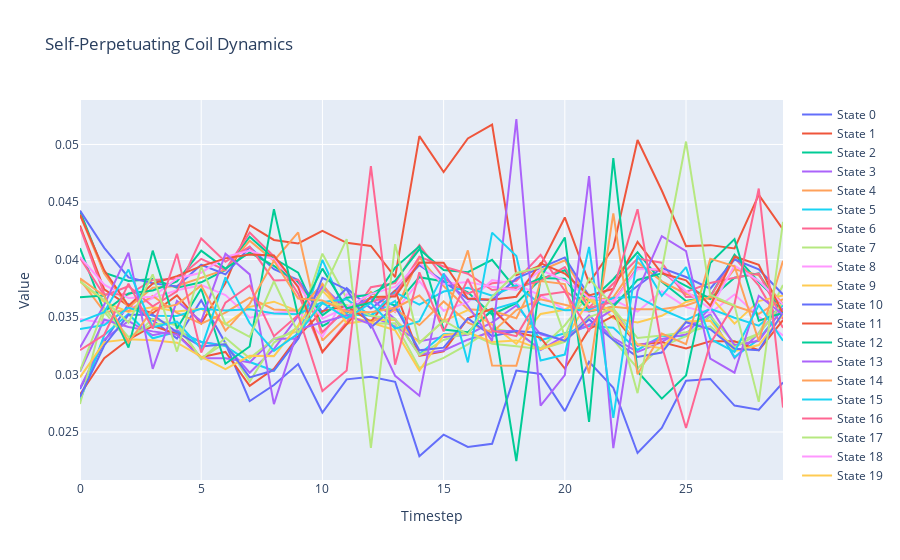

The cell this chart's notebook holds for it:
### Markdown cell above
Because coils are self-perpetuating dynamic systems, we can spin them up and let them run by using the 'step_coil' method. This gives a good look into just how crazy dynamics produces by coils on their own can be.

### Code cell
import matplotlib.pyplot as plt

states = []
batch = 0
state_tensor = X[:,0,:]
batch_size = X.shape[0]
transition_tensor = torch.zeros(batch_size, n_features, n_features).to("cuda")
for step_state in range(30):
    state_tensor, transition_tensor = model.step_coil(state_tensor, transition_tensor)
    states.append(state_tensor[batch,:])

# Move state dynamics to CPU
data = [row.to('cpu').detach().numpy() for row in states]
# Transpose the data to get 5 traces
traces = list(zip(*data))


# Create the figure and add traces
fig = go.Figure()

# Plotting
for i, trace in enumerate(traces):
    model_trace = go.Scatter(y=trace, mode='lines', name=f'State {i}')
    fig.add_trace(model_trace)

# Add title and labels
fig.update_layout(title=f'Self-Perpetuating Coil Dynamics',
                    xaxis_title='Timestep',
                    yaxis_title='Value')

# Show the figure
fig.show()
